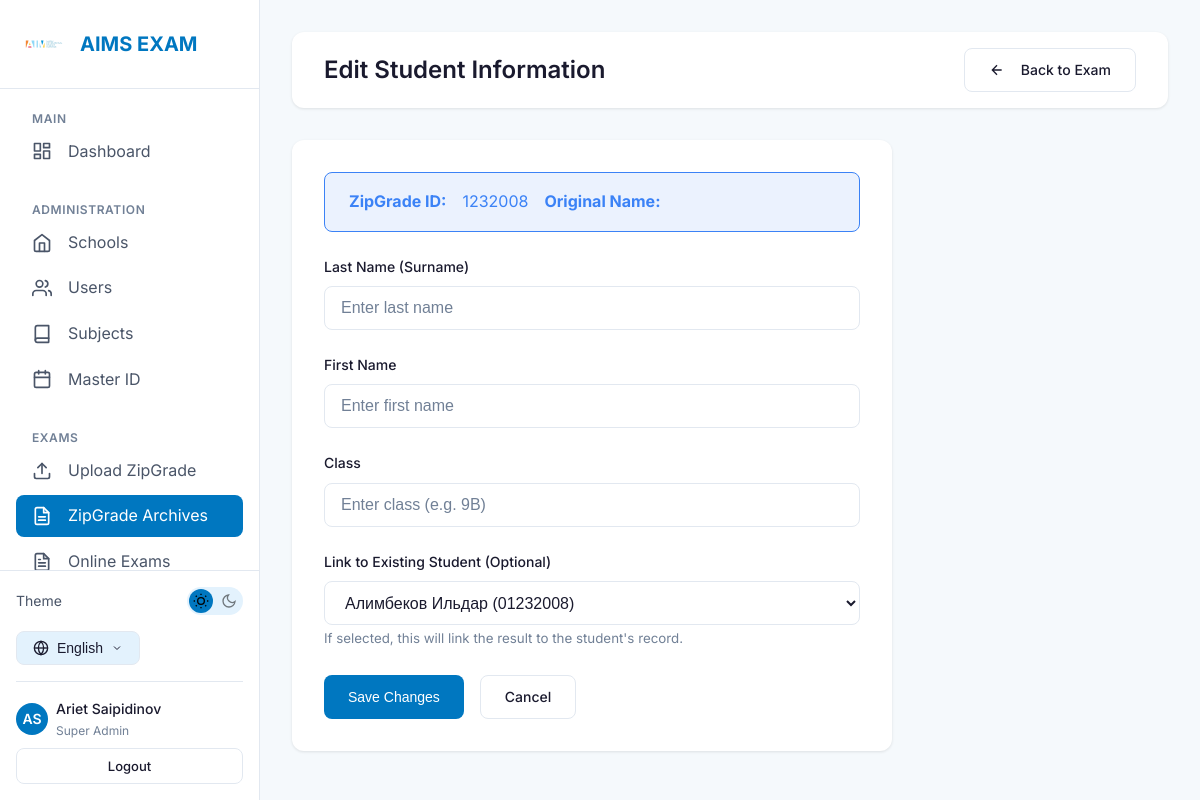
The app's page /zipgrade/result/509/edit/ (signed in) with its own data.
### accounts/models.py (models this page shows, shortened)
class User(AbstractUser):
    ROLE_CHOICES = [
        ('super_admin', _('Super Admin')),
        ('teacher', _('Teacher')),
        ('student', _('Student')),
    ]
    LANGUAGE_CHOICES = [
        ('en', 'English'),
        ('ru', 'Русский'),
        ('ky', 'Кыргызча'),
    ]
    username = models.CharField(max_length=150, blank=True, null=True)
    email = models.EmailField(_('email address'), unique=True)
    role = models.CharField(
        max_length=20,
        choices=ROLE_CHOICES,
        default='student',
        verbose_name=_('Role')
    )
    phone = models.CharField(max_length=20, blank=True, verbose_name=_('Phone'))
    mother_phone = models.CharField(max_length=20, blank=True, verbose_name=_("Mother's Phone"))
    father_phone = models.CharField(max_length=20, blank=True, verbose_name=_("Father's Phone"))
    primary_school = models.ForeignKey(
        'schools.School',
        on_delete=models.SET_NULL,
        null=True,
        blank=True,
        related_name='users',
        verbose_name=_('Primary School')
    )
    preferred_language = models.CharField(
        max_length=5,
        choices=LANGUAGE_CHOICES,
        default='en',
        verbose_name=_('Preferred Language')
    )
    created_at = models.DateTimeField(auto_now_add=True)
    updated_at = models.DateTimeField(auto_now=True)
    objects = UserManager()
    USERNAME_FIELD = 'email'
    REQUIRED_FIELDS = ['first_name', 'last_name']
    class Meta:
        verbose_name = _('User')
        verbose_name_plural = _('Users')
        ordering = ['-created_at']
    def get_full_name(self):
        return f"{self.first_name} {self.last_name}".strip()

### zipgrade/models.py (models this page shows, shortened)
class ExamResult(models.Model):
    exam = models.ForeignKey(
        ZipGradeExam,
        on_delete=models.CASCADE,
        related_name='results',
        verbose_name=_('Exam')
    )
    student = models.ForeignKey(
        MasterStudent,
        on_delete=models.SET_NULL,
        null=True,
        blank=True,
        related_name='exam_results',
        verbose_name=_('Student')
    )
    zipgrade_student_id = models.CharField(max_length=50, verbose_name=_('ZipGrade Student ID'))
    zipgrade_first_name = models.CharField(max_length=100, blank=True, verbose_name=_('First Name (ZipGrade)'))
    zipgrade_last_name = models.CharField(max_length=100, blank=True, verbose_name=_('Last Name (ZipGrade)'))
    earned_points = models.DecimalField(max_digits=7, decimal_places=2, verbose_name=_('Earned Points'))
    max_points = models.DecimalField(max_digits=7, decimal_places=2, verbose_name=_('Max Points'))
    percentage = models.DecimalField(max_digits=5, decimal_places=2, verbose_name=_('Percentage'))
    answers = models.TextField(blank=True, verbose_name=_('Answers (JSON)'))
    is_unknown = models.BooleanField(default=False, verbose_name=_('Unknown Student'))
    manual_first_name = models.CharField(max_length=100, blank=True, verbose_name=_('Manual First Name'))
    manual_last_name = models.CharField(max_length=100, blank=True, verbose_name=_('Manual Last Name'))
    manual_class_name = models.CharField(max_length=50, blank=True, verbose_name=_('Manual Class Name'))
    created_at = models.DateTimeField(auto_now_add=True)
    class Meta:
        verbose_name = _('Exam Result')
        verbose_name_plural = _('Exam Results')
        ordering = ['-percentage']
        unique_together = ['exam', 'zipgrade_student_id']

### schools/models.py (models this page shows, shortened)
class MasterStudent(models.Model):
    school = models.ForeignKey(
        School,
        on_delete=models.CASCADE,
        related_name='master_students',
        verbose_name=_('School')
    )
    student_id = models.CharField(max_length=20, verbose_name=_('Student ID'))
    student_id_normalized = models.CharField(max_length=20, db_index=True, verbose_name=_('Normalized ID'))
    name = models.CharField(max_length=100, verbose_name=_('First Name'))
    surname = models.CharField(max_length=100, verbose_name=_('Last Name'))
    grade = models.CharField(max_length=10, verbose_name=_('Grade'))
    section = models.CharField(max_length=10, verbose_name=_('Section'))
    created_at = models.DateTimeField(auto_now_add=True)
    updated_at = models.DateTimeField(auto_now=True)
    class Meta:
        verbose_name = _('Master Student')
        verbose_name_plural = _('Master Students')
        ordering = ['grade', 'section', 'surname', 'name']
        unique_together = ['school', 'student_id']
    @property
    def full_name(self):
        return f"{self.surname} {self.name}"

### zipgrade/views.py (the view, shortened to what this page needs)
# urls.py: path('result/<int:pk>/edit/', views.edit_unknown_student_view, name='edit_unknown_student'),
@login_required
@teacher_or_admin_required
def edit_unknown_student_view(request, pk):
    result = get_object_or_404(ExamResult, pk=pk)
    exam = result.exam
    available_students = MasterStudent.objects.filter(school=exam.school).order_by('surname', 'name')
    context = {
        'result': result,
        'exam': exam,
        'available_students': available_students,
    }
    return render(request, 'zipgrade/edit_unknown_student.html', context)

### schools/templatetags/i18n_extras.py (called while the page is built)
@register.simple_tag(takes_context=True)
def switch_lang(context, lang_code):
    path = context['request'].path
    try:
        url = translate_url(path, lang_code)
        if url == path and lang_code not in path:
             match = resolve(path)
             with translation.override(lang_code):
                 url = reverse(match.view_name, args=match.args, kwargs=match.kwargs)
        query = context['request'].GET.urlencode()
        if query:
            url = f"{url}?{query}"
        return url
    except Exception:
        return path # Fallback to current path

### zipgrade/templates/zipgrade/edit_unknown_student.html (shortened to what this page needs)
{% extends 'base.html' %}
{% load i18n %}
{% block content %}
<div class="topbar">
    <div class="topbar-left">
        <h1 class="topbar-title">{% trans "Edit Student Information" %}</h1>
    </div>
    <div class="topbar-actions">
        <a href="{% url 'zipgrade:exam_detail' result.exam.pk %}" class="btn btn-outline">
            <svg xmlns="http://www.w3.org/2000/svg" width="16" height="16" viewBox="0 0 24 24" fill="none"
                stroke="currentColor" stroke-width="2" style="margin-right: 8px;">
                <path d="M19 12H5M12 19l-7-7 7-7" />
            </svg>
            {% trans "Back to Exam" %}
        </a>
    </div>
</div>
<div class="card" style="max-width: 600px;">
    <div class="alert alert-info" style="margin-bottom: var(--spacing-lg);">
        <strong>{% trans "ZipGrade ID:" %}</strong> {{ result.zipgrade_student_id }}<br>
        <strong>{% trans "Original Name:" %}</strong> {{ result.zipgrade_last_name }} {{ result.zipgrade_first_name }}
    </div>
    <form method="post">
        <div class="form-group">
            <label class="form-label" for="manual_last_name">{% trans "Last Name (Surname)" %}</label>
            <input type="text" id="manual_last_name" name="manual_last_name" class="form-input"
                value="{{ result.manual_last_name }}" placeholder="{% trans 'Enter last name' %}">
        </div>
        <div class="form-group">
            <label class="form-label" for="manual_first_name">{% trans "First Name" %}</label>
            <input type="text" id="manual_first_name" name="manual_first_name" class="form-input"
                value="{{ result.manual_first_name }}" placeholder="{% trans 'Enter first name' %}">
        </div>
        <div class="form-group">
            <label class="form-label" for="manual_class_name">{% trans "Class" %}</label>
            <input type="text" id="manual_class_name" name="manual_class_name" class="form-input"
                value="{{ result.manual_class_name }}" placeholder="{% trans 'Enter class (e.g. 9B)' %}">
        </div>
        <div class="form-group">
            <label class="form-label" for="link_student">{% trans "Link to Existing Student (Optional)" %}</label>
            <select id="link_student" name="link_student" class="form-select">
                {% for student in available_students %}
                <option value="{{ student.pk }}" {% if result.student_id == student.pk %}selected{% endif %}>
                    {{ student.full_name }} ({{ student.student_id }})
                </option>
                {% endfor %}
            </select>
            <small class="text-muted">{% trans "If selected, this will link the result to the student's record." %}</small>
        </div>
        <div style="display: flex; gap: var(--spacing-md);">
            <button type="submit" class="btn btn-primary">{% trans "Save Changes" %}</button>
            <a href="{% url 'zipgrade:exam_detail' result.exam.pk %}" class="btn btn-outline">{% trans "Cancel" %}</a>
        </div>
    </form>
</div>
{% endblock %}

### templates/partials/sidebar.html (shortened to what this page needs)
{% load static i18n i18n_extras %}
<aside class="sidebar">
    <div class="sidebar-header">
        <img src="{% static 'images/logo.png' %}" alt="AIMS" class="sidebar-logo" onerror="this.style.display='none'">
        <span class="sidebar-brand">AIMS EXAM</span>
    </div>
    <nav class="sidebar-nav">
        <div class="nav-section">
            <span class="nav-section-title">{% trans "Main" %}</span>
            <a href="{% url 'accounts:dashboard' %}"
                class="nav-item {% if request.resolver_match.url_name == 'dashboard' %}active{% endif %}">
                <span>{% trans "Dashboard" %}</span>
            </a>
        </div>
        {% if user.is_authenticated and user.role == 'super_admin' %}
        <div class="nav-section">
            <span class="nav-section-title">{% trans "Administration" %}</span>
            <a href="{% url 'schools:list' %}"
                class="nav-item {% if 'schools' in request.path and 'subjects' not in request.path and 'analytics' not in request.path and 'students' not in request.path %}active{% endif %}">
                <svg xmlns="http://www.w3.org/2000/svg" width="20" height="20" viewBox="0 0 24 24" fill="none"
                    stroke="currentColor" stroke-width="2" stroke-linecap="round" stroke-linejoin="round">
                    <path d="M3 9l9-7 9 7v11a2 2 0 0 1-2 2H5a2 2 0 0 1-2-2z"></path>
                    <polyline points="9 22 9 12 15 12 15 22"></polyline>
                </svg>
                <span>{% trans "Schools" %}</span>
            </a>
            <a href="{% url 'accounts:users' %}" class="nav-item {% if 'users' in request.path %}active{% endif %}">
                <span>{% trans "Users" %}</span>
            </a>
            <a href="{% url 'schools:subjects' %}"
                class="nav-item {% if 'subjects' in request.path %}active{% endif %}">
                <svg xmlns="http://www.w3.org/2000/svg" width="20" height="20" viewBox="0 0 24 24" fill="none"
                    stroke="currentColor" stroke-width="2" stroke-linecap="round" stroke-linejoin="round">
                    <path d="M4 19.5A2.5 2.5 0 0 1 6.5 17H20"></path>
                    <path d="M6.5 2H20v20H6.5A2.5 2.5 0 0 1 4 19.5v-15A2.5 2.5 0 0 1 6.5 2z"></path>
                </svg>
                <span>{% trans "Subjects" %}</span>
            </a>
            <a href="{% url 'schools:master_students' %}"
                class="nav-item {% if 'students' in request.path and 'schools' in request.path %}active{% endif %}">
                <span>{% trans "Master ID" %}</span>
            </a>
        </div>
        {% endif %}
        {% if user.is_authenticated and user.role in 'super_admin,teacher' %}
        <div class="nav-section">
            <span class="nav-section-title">{% trans "Exams" %}</span>
            <a href="{% url 'zipgrade:upload' %}"
                class="nav-item {% if 'zipgrade/upload' in request.path %}active{% endif %}">
                <span>{% trans "Upload ZipGrade" %}</span>
            </a>
            <a href="{% url 'zipgrade:results' %}"
                class="nav-item {% if 'zipgrade' in request.path and 'upload' not in request.path %}active{% endif %}">
                <span>{% trans "ZipGrade Archives" %}</span>
            </a>
            <a href="{% url 'exams:exam_list' %}"
                class="nav-item {% if 'exams' in request.path and 'create' not in request.path %}active{% endif %}">
                <span>{% trans "Online Exams" %}</span>
            </a>
        </div>
        {% endif %}
    </nav>
    <div class="sidebar-footer" style="padding: var(--spacing-md); border-top: 1px solid var(--border-color);">
        <div
            style="display: flex; align-items: center; justify-content: space-between; margin-bottom: var(--spacing-md);">
            <span style="font-size: 0.875rem; color: var(--text-secondary);">{% trans "Theme" %}</span>
            <button class="theme-toggle" aria-label="Toggle theme">
                <svg class="theme-toggle-icon moon-icon" xmlns="http://www.w3.org/2000/svg" viewBox="0 0 24 24"
                    fill="none" stroke="currentColor" stroke-width="2">
                    <path d="M21 12.79A9 9 0 1 1 11.21 3 7 7 0 0 0 21 12.79z"></path>
                </svg>
            </button>
        </div>
        <div class="lang-selector">
            <button class="lang-btn">
                <span>
                    {% if LANGUAGE_CODE == 'en' %}English
                    {% elif LANGUAGE_CODE == 'ru' %}Русский
                    {% elif LANGUAGE_CODE == 'ky' %}Кыргызча
                    {% else %}Language{% endif %}
                </span>
                <svg xmlns="http://www.w3.org/2000/svg" width="12" height="12" viewBox="0 0 24 24" fill="none"
                    stroke="currentColor" stroke-width="2">
                    <polyline points="6 9 12 15 18 9"></polyline>
                </svg>
            </button>
        </div>
        {% if user.is_authenticated %}
        <div
            style="margin-top: var(--spacing-md); padding-top: var(--spacing-md); border-top: 1px solid var(--border-color);">
            <a href="{% url 'accounts:profile' %}"
                style="display: flex; align-items: center; gap: var(--spacing-sm); color: var(--text-secondary); font-size: 0.875rem;">
                <div
                    style="width: 32px; height: 32px; border-radius: 50%; background: var(--primary-blue); color: white; display: flex; align-items: center; justify-content: center; font-weight: 600;">
                    {{ user.first_name|slice:":1"|upper }}{{ user.last_name|slice:":1"|upper }}
                </div>
                <div style="flex: 1; overflow: hidden;">
                    <div
                        style="font-weight: 500; color: var(--text-primary); white-space: nowrap; overflow: hidden; text-overflow: ellipsis;">
                        {{ user.get_full_name|default:user.email }}
                    </div>
                    <div style="font-size: 0.75rem; color: var(--text-muted);">
                        {% if user.role == 'super_admin' %}{% trans "Super Admin" %}
                        {% elif user.role == 'teacher' %}{% trans "Teacher" %}
                        {% else %}{% trans "Student" %}{% endif %}
                    </div>
                </div>
            </a>
            <a href="{% url 'accounts:logout' %}" class="btn btn-outline btn-sm btn-block"
                style="margin-top: var(--spacing-sm);">
                {% trans "Logout" %}
            </a>
        </div>
        {% endif %}
    </div>
</aside>

### records on screen
User: first_name "A", last_name "S", get_full_name "Ariet Saipidinov"
ExamResult: zipgrade_student_id "1232008", link_student "Алимбеков Ильдар (01232008)"
